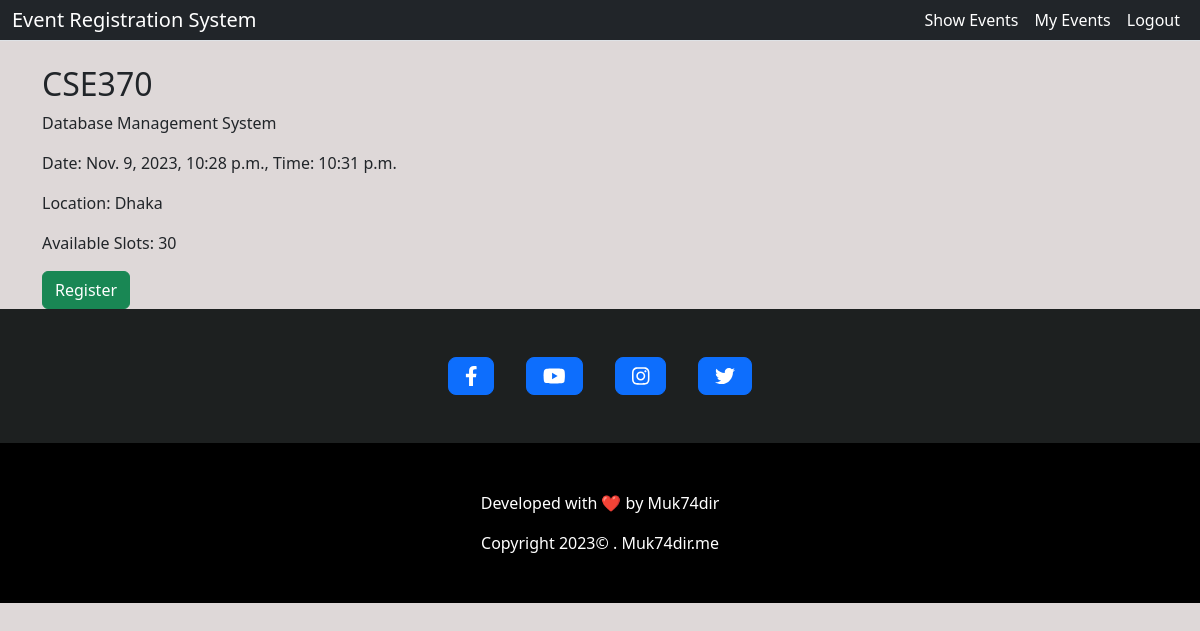
The app's page /event_detail/4/ (signed in) with its own data.
### ERSApp/models.py (models this page shows, shortened)
class Event(models.Model):
    title = models.CharField(max_length=100)
    description = models.TextField()
    date = models.DateTimeField()
    time = models.TimeField()
    location = models.CharField(max_length=100)
    slots_available = models.PositiveIntegerField()

### ERSApp/views.py (the view)
# urls.py: path('event_detail/<int:pk>/', EventDetailView.as_view(), name='event_detail'),
class EventDetailView(BaseLoginRequiredMixin, View):
    def get(self, request, pk):
        event = Event.objects.get(id=pk)
        user_registration = Registration.objects.filter(user=request.user, event=event).first()
        context = {
            'event': event,
            'user_registration': user_registration,
        }
        return render(request, 'event_detail.html', context)

### templates/event_detail.html (shortened to what this page needs)
{% extends 'base.html' %}
{% load static %}
{% block content %}
    <div class="container mt-4">
        <h2>{{ event.title }}</h2>
        <p>{{ event.description }}</p>
        <p>Date: {{ event.date }}, Time: {{ event.time }}</p>
        <p>Location: {{ event.location }}</p>
        <p>Available Slots: {{ event.slots_available }}</p>
        {% if event.slots_available > 0 %}
            <a href="{% url 'register' event.id %}" class="btn btn-success">Register</a>
        {% else %}
            <p class="text-danger">Event is fully booked.</p>
        {% endif %}
    </div>
{% endblock %}

### static/css/style.css (style rules this page uses)
body { margin-bottom: 0% !important; background-color: rgb(222, 216, 216) !important; }

### records on screen
Event: title "CSE370", description "Database Management System", date "Nov. 9, 2023, 10:28 p.m.", time "10:31 p.m.", location "Dhaka", slots_available "30"
